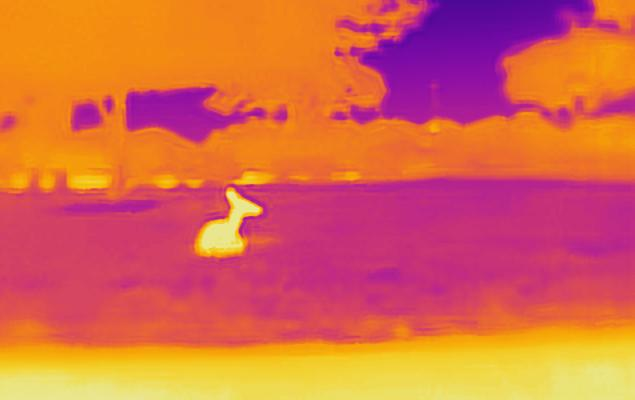
#> input picture bestagain/Lying/lying (10).jpg, 635 x 400 px, found by its file name
$ jupyter execute --allow-errors testdatamanipulation.ipynb
#> lines starting #> are read from the running program, lines starting #| are printed output that depends on the picture
[cell 1]
import numpy as np
import matplotlib.pyplot as plt
import os
import cv2

DATADIR = "C:/Users/bluem/UTSA Research/bestdata/bestagain"
CATEGORIES = ["Lying", "Standing", "Faceon"]

for category in CATEGORIES:
    path = os.path.join(DATADIR, category) # path to dir for category
    for img in os.listdir(path):
        img_array = cv2.imread(os.path.join(path,img), cv2.IMREAD_GRAYSCALE)
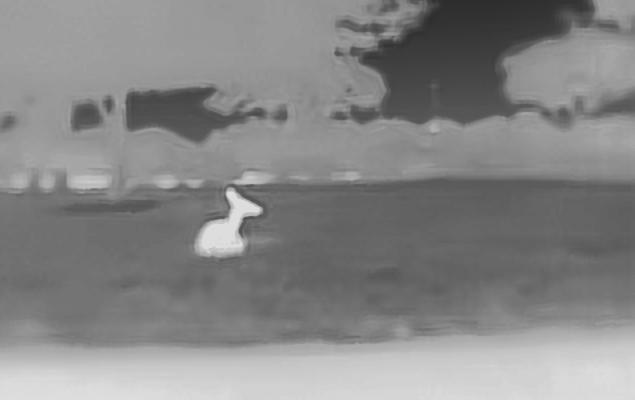
#> img_array: shape (400, 635); min 44, max 229, mean 134.6
        plt.imshow(img_array, cmap="gray")
        plt.show()
        break
    break

[cell 2]
print(img_array.shape)
#| (400, 635)

[cell 3]
new_array = cv2.resize(img_array, (320, 270)) # image resizing to 200x200
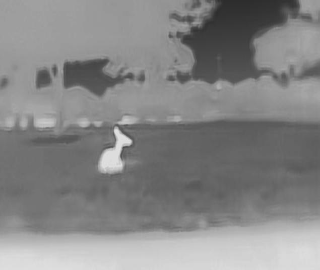
#> new_array: shape (270, 320); min 44, max 225, mean 134.5
plt.imshow(new_array, cmap='gray')
plt.show()
new_array = cv2.resize(img_array, (320, 270)) # image resizing to 200x200
new_array = cv2.flip(new_array, 1)
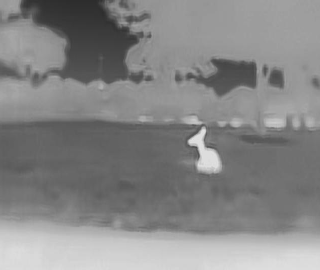
#> new_array: shape (270, 320); min 44, max 225, mean 134.5
plt.imshow(new_array, cmap='gray')
plt.show()

[cell 4]
cropped_image = new_array[30:270, 0:320]
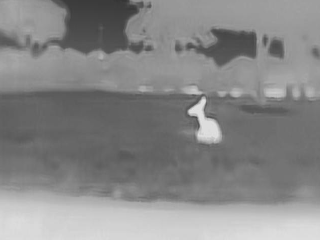
#> cropped_image: shape (240, 320); min 53, max 225, mean 135.8
plt.imshow(cropped_image, cmap='gray')
plt.show()

[cell 5]
# Create the training data set
training_data = []

def create_training_data():
    for category in CATEGORIES:
        path = os.path.join(DATADIR, category) # path to dir for category
        class_num = CATEGORIES.index(category)

        for img in os.listdir(path):
            try:
                img_array = cv2.imread(os.path.join(path,img), cv2.IMREAD_GRAYSCALE)
                new_array = cv2.resize(img_array, (320, 270)) # image resizing to 200x200
                new_array = new_array[30:270, 0:320] # image cropping to remove the FLIR logo
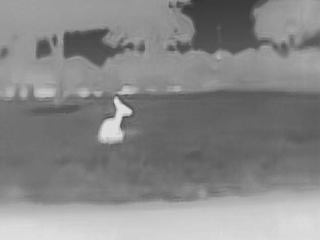
#> new_array: shape (240, 320); min 53, max 225, mean 135.8
                training_data.append([new_array, class_num])
                new_array = cv2.flip(new_array, 1)
                training_data.append([new_array, class_num])
            except Exception as e:
                pass

#> (the rest of this cell did not finish here and is left out)

[cell 6]
print(len(training_data)) # correct length got list of all images
#| 2

[cell 7]
import random

#training is a mutable list
random.shuffle(training_data)

for sample in training_data[:10]:
    print(sample[1])
#> this loop made 2 passes
#| 0
#| 0

[cell 8]
X=[]
Y=[]
for features, label in training_data:
    X.append(features)
    Y.append(label)
#> this loop made 2 passes
#> label on passes 1 to 2: 0, 0
#> after the loop, X = 2 items; Y = [0, 0]

# unable to pass a list to the neural network
X = np.array(X).reshape(-1, 240, 320, 1)
Y = np.array(Y)
